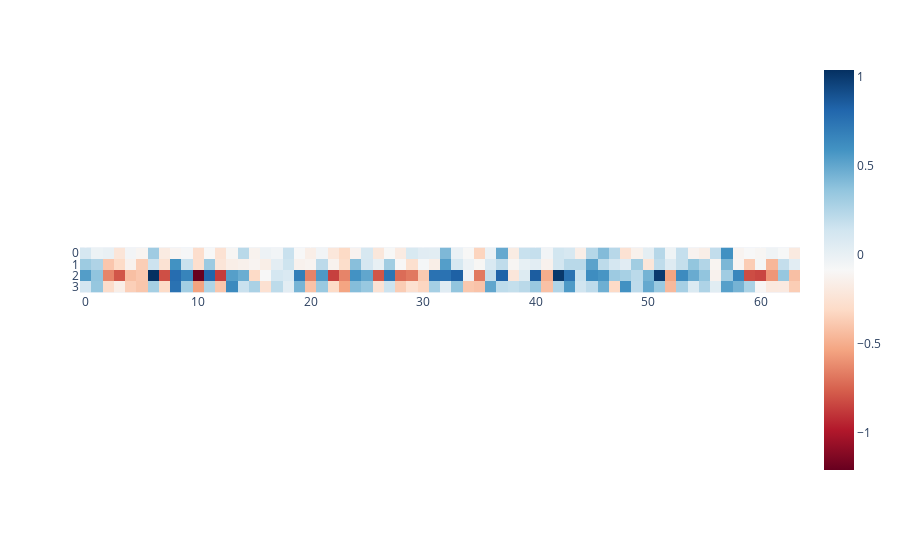
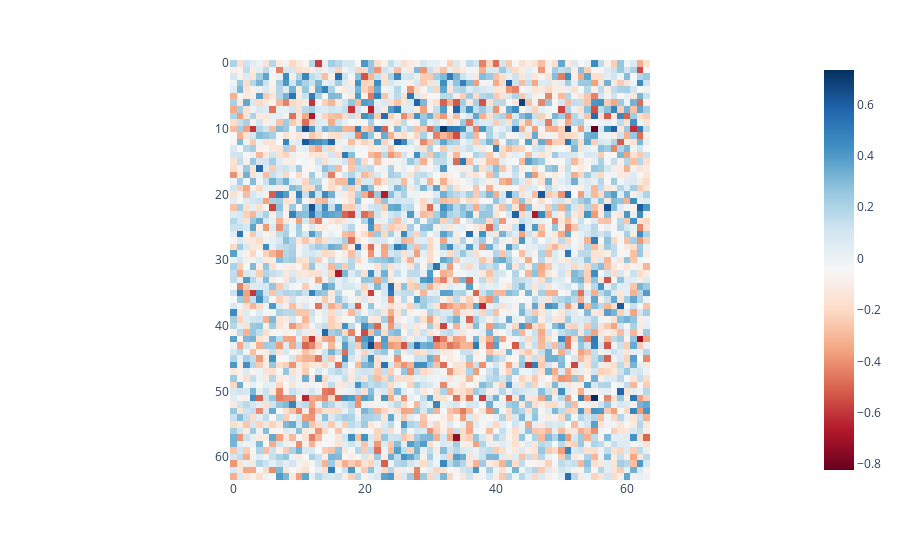

Notebook code for these charts, in order:
### Code cell
import plotly.express as px

px.imshow(hidden_layer_1_wts, color_continuous_scale="RdBu").show()
px.imshow(hidden_layer_2_wts, color_continuous_scale="RdBu").show()

### Figure 1 — Plotly figure (JSON) as saved in the notebook; plotly's stock layout.template omitted (floating-point values rounded to 4 significant figures; data arrays with more than 128 entries replaced by an {"elided": "..."} marker saying what was removed)
{"data": [{"coloraxis": "coloraxis", "hovertemplate": "x: %{x}<br>y: %{y}<br>color: %{z}<extra></extra>", "name": "0", "type": "heatmap", "xaxis": "x", "yaxis": "y", "z": {"elided": "4x64 float values"}}], "layout": {"coloraxis": {"colorscale": [[0, "rgb(103,0,31)"], [0.1, "rgb(178,24,43)"], [0.2, "rgb(214,96,77)"], [0.3, "rgb(244,165,130)"], [0.4, "rgb(253,219,199)"], [0.5, "rgb(247,247,247)"], [0.6, "rgb(209,229,240)"], [0.7, "rgb(146,197,222)"], [0.8, "rgb(67,147,195)"], [0.9, "rgb(33,102,172)"], [1, "rgb(5,48,97)"]]}, "margin": {"t": 60}, "xaxis": {"anchor": "y", "constrain": "domain", "domain": [0, 1], "scaleanchor": "y"}, "yaxis": {"anchor": "x", "autorange": "reversed", "constrain": "domain", "domain": [0, 1]}}}

### Figure 2 — Plotly figure (JSON) as saved in the notebook; plotly's stock layout.template omitted (floating-point values rounded to 4 significant figures; data arrays with more than 128 entries replaced by an {"elided": "..."} marker saying what was removed)
{"data": [{"coloraxis": "coloraxis", "hovertemplate": "x: %{x}<br>y: %{y}<br>color: %{z}<extra></extra>", "name": "0", "type": "heatmap", "xaxis": "x", "yaxis": "y", "z": {"elided": "64x64 float values"}}], "layout": {"coloraxis": {"colorscale": [[0, "rgb(103,0,31)"], [0.1, "rgb(178,24,43)"], [0.2, "rgb(214,96,77)"], [0.3, "rgb(244,165,130)"], [0.4, "rgb(253,219,199)"], [0.5, "rgb(247,247,247)"], [0.6, "rgb(209,229,240)"], [0.7, "rgb(146,197,222)"], [0.8, "rgb(67,147,195)"], [0.9, "rgb(33,102,172)"], [1, "rgb(5,48,97)"]]}, "margin": {"t": 60}, "xaxis": {"anchor": "y", "constrain": "domain", "domain": [0, 1], "scaleanchor": "y"}, "yaxis": {"anchor": "x", "autorange": "reversed", "constrain": "domain", "domain": [0, 1]}}}
